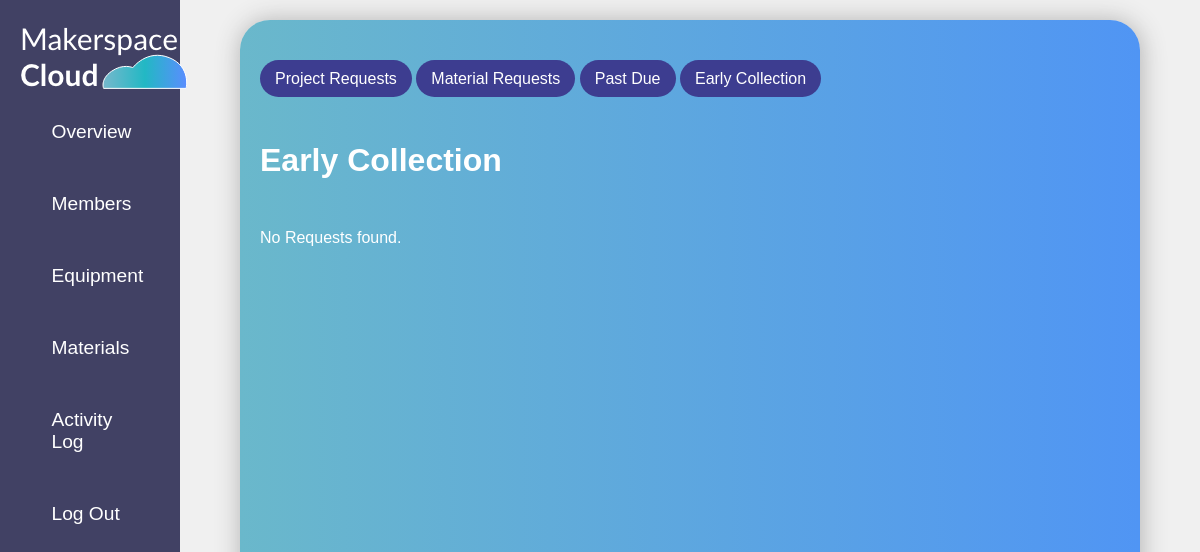
Page /a_activity_early_collection/ (signed in) on the earlier database version.
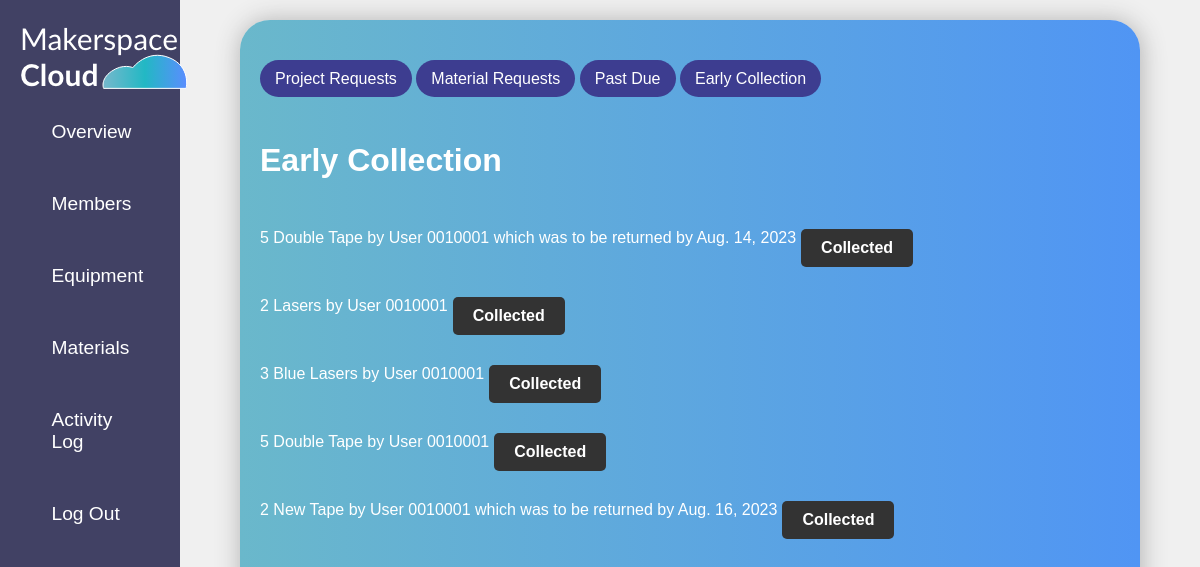
Same page on the later database version.
### equ/models.py (models this page shows, shortened)
class Material_Request(models.Model):
    REQUEST_TYPES = [
        ('_', '_'),
        ('Borrow', 'Borrow'),
        ('Issue', 'Issue'),
    ]
    material = models.ForeignKey(Material, on_delete=models.CASCADE)
    quantity = models.PositiveIntegerField(null=True, blank=True)
    request_type = models.CharField(max_length=10, choices=REQUEST_TYPES)
    return_date = models.DateField(null=True, blank=True)  # Set only for issue requests
    status = models.IntegerField(default=0) #0-pending, 1-active, 2-closed
    user = models.ForeignKey(User,on_delete=models.CASCADE)

class Material(models.Model):
    stock = models.IntegerField(null=True,blank=True)
    name = models.CharField(max_length=100)
    category = models.ForeignKey(Category, on_delete=models.CASCADE,blank=True, null=True)

### equ/views.py (the view)
# urls.py: path('a_activity_early_collection/',views.a_activity_early_collection,name="a_activity_early_collection"),
@login_required
@admin_required
def a_activity_early_collection(request):
    user = request.user
    lab = Lab.objects.get(lab_admin=user)
    material_requests = Material_Request.objects.filter(user__profile__lab=lab, status=1)
    context = {'material_requests':material_requests}
    return render(request, 'equ/a_activity_early_collection.html', context)

### equ/views.py (called while the page is built)
def admin_required(function):
    decorator = user_passes_test(lambda user: user.groups.filter(name='admin').exists())
    return decorator(function)

### equ/templates/equ/a_activity_early_collection.html (shortened to what this page needs)
{% extends "equ/a_activity.html" %}
{% block activitycontent %}
<h1> Early Collection </h1>
<ul class="project_list">
  {% for req in material_requests %}
  <li><form method="post" class="action-form" action="{% url 'a_material_request_handling' req.pk %}">
    {{ req.quantity }} {{ req.material.name }} by User {{ req.user.username }}
    {% if req.request_type == 'Borrow' %}
    which was to be returned by {{ req.return_date }}
    {% endif %}
    <button type="submit" name="action" value="collect_early" class="a-actionbutton accept">Collected</button></form>
  </li>
  {% empty %}
    <li>No Requests found.</li>
  {% endfor %}
</ul>
{% endblock activitycontent %}

### equ/templates/equ/a_activity.html
{% extends "equ/a_base.html" %}
{% block content %}
<div class="my_projects">
  <div class="mp1">
<div class="navbar">
  <a href="{% url 'a_activity_project_requests' %}" class="btn-uproject">Project Requests</a>
  <a href="{% url 'a_activity_material_requests' %}" class="btn-uproject">Material Requests</a>
  <a href="{% url 'a_activity_past_due' %}" class="btn-uproject">Past Due</a>
  <a href="{% url 'a_activity_early_collection' %}" class="btn-uproject">Early Collection</a>
</div>
<br>
<br>
<br>
    {% block activitycontent %}
    {% endblock %}
</div></div>
{% endblock content %}

### equ/templates/equ/a_base.html (shortened to what this page needs)
{% load static %}
<!DOCTYPE html>
<html>
<head>
  <link rel="stylesheet" type="text/css" href="{% static 'css/style.css' %}">
</head>
<body>
  <div class="container rcntc">
        <div class="sidebar">
          <ul>
            {% if user.is_authenticated %}
            <img src="{% static 'images/MSClogo2.png' %}" alt="">
            <div class="link"><a href="{% url 'a_overview' %}"><li>Overview</li></a></div>
            <div class="link"><a href="{% url 'a_members' %}"><li>Members</li></a></div>
            <div class="link"><a href="{% url 'a_equipment' %}"><li>Equipment</li></a></div>
            <div class="link"><a href="{% url 'a_materials' %}"><li>Materials</li></a></div>
            <div class="link"><a href="{% url 'a_activity' %}"><li>Activity Log</li></a></div>
            <div class="link"><a href="{% url 'logout' %}"><li>Log Out</li></a></div>
            {% else %}
            <a href="{% url 'login' %}">Log In</a>
            {% endif %}
          </ul>
        </div>
        <div class="content">
          {% block content %}
          {% endblock %}
        </div>
  </div>
  </body>
</html>

### static/css/style.css (style rules this page uses)
:root { --primary:rgb(65 65 100); --secondary:rgb(97, 97, 131); }
* { box-sizing: border-box; margin: 0; padding: 0; font-family: Arial, Helvetica, sans-serif; }
ul { list-style: none; }
.container { display: flex; min-height: 100vh; max-height: max-content; background-color: #ececec; }
.sidebar { width: 15%; background-color: var(--primary); padding: 20px; }
.sidebar ul { list-style: none; }
.sidebar a { color: white; text-decoration: none; font-size: 1.2rem; text-align: center; display: flex; width: 100%; align-items: center; justify-content: center; padding: 10px 15px; }
.sidebar li { padding: 15px 0; text-align: left; width: 70%; }
.content { flex-grow: 1; border: none; width: 100%; max-width: 900px; margin: 20px auto; border-radius: 30px; padding: 20px; box-shadow: 1px 1px 25px 1px #b4b4b4; background-image: linear-gradient(90deg,#6ab8cb, #5095f4); color: white; display: flex; justify-content: center; min-height: max-content; }
.rcntc { background-color: #F0F0F0; }
.my_projects { display: flex; flex-direction: column; width: 100%; height: 100%; }
.project_list { padding: 20px 0; }
.project_list li { margin: 30px 0; }
.btn-uproject { background-color: #3d3d90; color: #fff; padding: 10px 10px; border: none; border-radius: 10px; text-decoration: none; cursor: pointer; }
.action-form { display: flex; }
.a-actionbutton { display: inline-block; padding: 10px 20px; margin: 0 5px; background-color: #333; color: #fff; text-decoration: none; border: none; border-radius: 5px; font-size: 16px; font-weight: bold; cursor: pointer; transition: background-color 0.3s ease; }
.my_projects a { padding: 10px 15px; text-decoration: none; border: none; background:#3d3d90; color: white; border-radius: 40px; width: max-content; font-size: 1rem; font-weight: normal; }
.my_projects { margin-top: 30px; }

Differences in the rows shown:
added Material_Request: quantity "5", material.name "Double Tape", user.username "0010001", return_date "Aug. 14, 2023"
added Material_Request: quantity "2", material.name "Lasers", user.username "0010001"
added Material_Request: quantity "3", material.name "Blue Lasers", user.username "0010001"
added Material_Request: quantity "5", material.name "Double Tape", user.username "0010001"
added Material_Request: quantity "2", material.name "New Tape", user.username "0010001", return_date "Aug. 16, 2023"
Other differences:
text no longer shown: "No Requests found."
